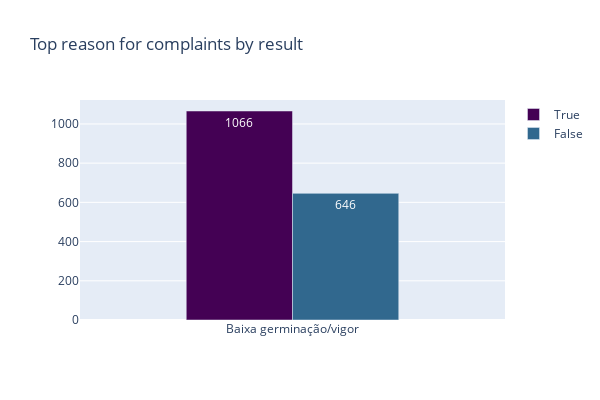

The notebook cell saved with this chart:
### Code cell
bar1 = go.Bar(
    name="True",
    x=df[df["result"] == True]["reason"].value_counts().index[:1],
    y=df[df["result"] == True]["reason"].value_counts().values[:1],
    text=df[df["result"] == True]["reason"].value_counts().values[:1],
    textposition="auto",
    marker_color="#440154",
)

bar2 = go.Bar(
    name="False",
    x=df[df["result"] == False]["reason"].value_counts().index[:1],
    y=df[df["result"] == False]["reason"].value_counts().values[:1],
    text=df[df["result"] == False]["reason"].value_counts().values[:1],
    textposition="auto",
    marker_color="#31688e"
)

fig3 = go.Figure(data=[bar1, bar2])

fig3.update_layout(
    barmode="group",
    title_text="Top reason for complaints by result",
    bargap=0.5,
    width=600,
    height=400,
)

fig3.show()

### Figure 1 — Plotly figure (JSON) as saved in the notebook; plotly's stock layout.template omitted (floating-point values rounded to 4 significant figures)
{"data": [{"marker": {"color": "#440154"}, "name": "True", "text": [1066], "textposition": "auto", "type": "bar", "x": ["Baixa germinação/vigor"], "y": [1066]}, {"marker": {"color": "#31688e"}, "name": "False", "text": [646], "textposition": "auto", "type": "bar", "x": ["Baixa germinação/vigor"], "y": [646]}], "layout": {"bargap": 0.5, "barmode": "group", "height": 400, "title": {"text": "Top reason for complaints by result"}, "width": 600}}
